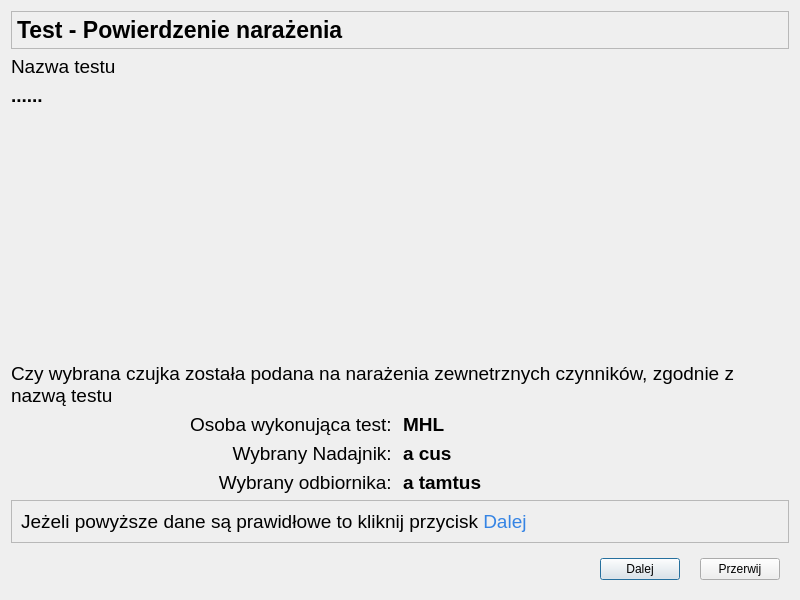
<?xml version="1.0" encoding="UTF-8"?>
<ui version="4.0">
 <class>Test3Sprawdzenie</class>
 <widget class="QDialog" name="Test3Sprawdzenie">
  <property name="geometry">
   <rect>
    <x>0</x>
    <y>0</y>
    <width>800</width>
    <height>600</height>
   </rect>
  </property>
  <property name="windowTitle">
   <string>Parametry Testu - potwierdzenie wykonanych czynności</string>
  </property>
  <layout class="QGridLayout" name="gridLayout">
   <item row="5" column="1">
    <widget class="QLabel" name="osobaWykonujacaTest">
     <property name="font">
      <font>
       <pointsize>14</pointsize>
       <bold>true</bold>
      </font>
     </property>
     <property name="text">
      <string>MHL</string>
     </property>
    </widget>
   </item>
   <item row="0" column="0" colspan="2">
    <widget class="QFrame" name="frame">
     <property name="maximumSize">
      <size>
       <width>16777215</width>
       <height>40</height>
      </size>
     </property>
     <property name="frameShape">
      <enum>QFrame::StyledPanel</enum>
     </property>
     <property name="frameShadow">
      <enum>QFrame::Raised</enum>
     </property>
     <layout class="QHBoxLayout" name="horizontalLayout">
      <property name="leftMargin">
       <number>5</number>
      </property>
      <property name="topMargin">
       <number>5</number>
      </property>
      <property name="rightMargin">
       <number>5</number>
      </property>
      <property name="bottomMargin">
       <number>5</number>
      </property>
      <item>
       <widget class="QLabel" name="title">
        <property name="maximumSize">
         <size>
          <width>16777215</width>
          <height>45</height>
         </size>
        </property>
        <property name="font">
         <font>
          <pointsize>17</pointsize>
          <bold>true</bold>
         </font>
        </property>
        <property name="text">
         <string>Test - Powierdzenie narażenia</string>
        </property>
       </widget>
      </item>
     </layout>
    </widget>
   </item>
   <item row="7" column="0">
    <widget class="QLabel" name="eDrugi">
     <property name="font">
      <font>
       <pointsize>14</pointsize>
      </font>
     </property>
     <property name="text">
      <string>Wybrany odbiornika: </string>
     </property>
     <property name="alignment">
      <set>Qt::AlignRight|Qt::AlignTrailing|Qt::AlignVCenter</set>
     </property>
    </widget>
   </item>
   <item row="7" column="1">
    <widget class="QLabel" name="numerDrugi">
     <property name="font">
      <font>
       <pointsize>14</pointsize>
       <bold>true</bold>
      </font>
     </property>
     <property name="text">
      <string>a tamtus</string>
     </property>
    </widget>
   </item>
   <item row="2" column="0" colspan="2">
    <widget class="QLabel" name="testName">
     <property name="font">
      <font>
       <pointsize>14</pointsize>
       <bold>true</bold>
      </font>
     </property>
     <property name="text">
      <string>......</string>
     </property>
    </widget>
   </item>
   <item row="9" column="0" colspan="2">
    <widget class="QWidget" name="widget" native="true">
     <layout class="QHBoxLayout" name="horizontalLayout_3">
      <property name="spacing">
       <number>20</number>
      </property>
      <item>
       <spacer name="horizontalSpacer">
        <property name="orientation">
         <enum>Qt::Horizontal</enum>
        </property>
        <property name="sizeHint" stdset="0">
         <size>
          <width>349</width>
          <height>20</height>
         </size>
        </property>
       </spacer>
      </item>
      <item>
       <widget class="QPushButton" name="pbDalej">
        <property name="text">
         <string>Dalej</string>
        </property>
        <property name="icon">
         <iconset theme="media-playback-start">
          <normaloff>.</normaloff>.</iconset>
        </property>
       </widget>
      </item>
      <item>
       <widget class="QPushButton" name="pbPrzerwij">
        <property name="text">
         <string>Przerwij</string>
        </property>
        <property name="icon">
         <iconset theme="media-playback-stop">
          <normaloff>.</normaloff>.</iconset>
        </property>
       </widget>
      </item>
     </layout>
    </widget>
   </item>
   <item row="6" column="0">
    <widget class="QLabel" name="ePierwszy">
     <property name="font">
      <font>
       <pointsize>14</pointsize>
      </font>
     </property>
     <property name="text">
      <string>Wybrany Nadajnik: </string>
     </property>
     <property name="alignment">
      <set>Qt::AlignRight|Qt::AlignTrailing|Qt::AlignVCenter</set>
     </property>
    </widget>
   </item>
   <item row="6" column="1">
    <widget class="QLabel" name="numerNadajnika">
     <property name="font">
      <font>
       <pointsize>14</pointsize>
       <bold>true</bold>
      </font>
     </property>
     <property name="text">
      <string>a cus</string>
     </property>
    </widget>
   </item>
   <item row="5" column="0">
    <widget class="QLabel" name="lOsobaWykonujacaTest">
     <property name="font">
      <font>
       <pointsize>14</pointsize>
      </font>
     </property>
     <property name="text">
      <string>Osoba wykonująca test: </string>
     </property>
     <property name="alignment">
      <set>Qt::AlignRight|Qt::AlignTrailing|Qt::AlignVCenter</set>
     </property>
    </widget>
   </item>
   <item row="8" column="0" colspan="2">
    <widget class="QFrame" name="frame_2">
     <property name="frameShape">
      <enum>QFrame::StyledPanel</enum>
     </property>
     <property name="frameShadow">
      <enum>QFrame::Raised</enum>
     </property>
     <layout class="QHBoxLayout" name="horizontalLayout_2">
      <item>
       <widget class="QLabel" name="infonext">
        <property name="font">
         <font>
          <pointsize>14</pointsize>
         </font>
        </property>
        <property name="text">
         <string>&lt;html&gt;&lt;head/&gt;&lt;body&gt;&lt;p&gt;Jeżeli powyższe dane są prawidłowe to kliknij przycisk&lt;span style=&quot; color:#3584e4;&quot;&gt; Dalej&lt;/span&gt;&lt;/p&gt;&lt;/body&gt;&lt;/html&gt;</string>
        </property>
       </widget>
      </item>
     </layout>
    </widget>
   </item>
   <item row="1" column="0">
    <widget class="QLabel" name="lTestName">
     <property name="font">
      <font>
       <pointsize>14</pointsize>
      </font>
     </property>
     <property name="text">
      <string>Nazwa testu</string>
     </property>
     <property name="alignment">
      <set>Qt::AlignLeading|Qt::AlignLeft|Qt::AlignVCenter</set>
     </property>
    </widget>
   </item>
   <item row="4" column="0" colspan="2">
    <widget class="QLabel" name="label_4">
     <property name="font">
      <font>
       <pointsize>14</pointsize>
      </font>
     </property>
     <property name="text">
      <string>Czy wybrana czujka została podana na narażenia zewnetrznych czynników, zgodnie z nazwą testu</string>
     </property>
     <property name="wordWrap">
      <bool>true</bool>
     </property>
    </widget>
   </item>
   <item row="3" column="0">
    <spacer name="verticalSpacer">
     <property name="orientation">
      <enum>Qt::Vertical</enum>
     </property>
     <property name="sizeHint" stdset="0">
      <size>
       <width>20</width>
       <height>40</height>
      </size>
     </property>
    </spacer>
   </item>
  </layout>
 </widget>
 <resources/>
 <connections/>
</ui>
